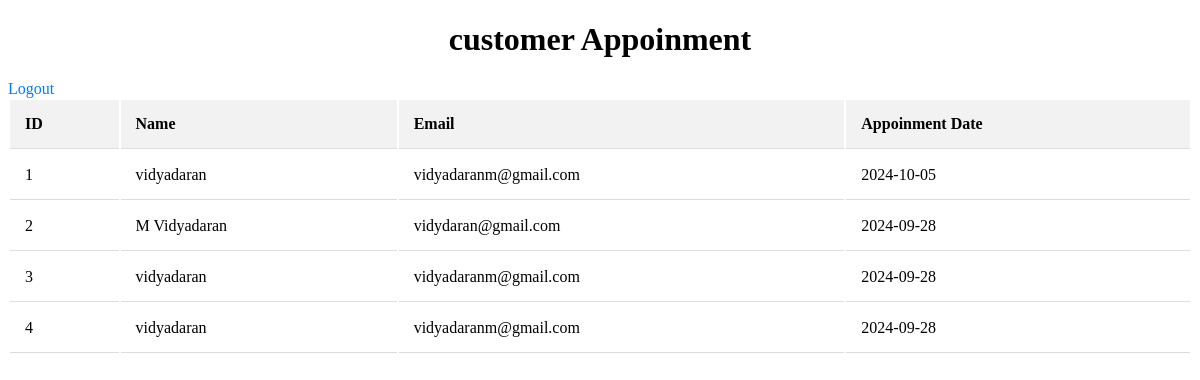
Page /result (signed in) on the committed database.
### tables this page shows
CREATE TABLE test (
                     id INTEGER PRIMARY KEY AUTOINCREMENT,
                     name TEXT NOT NULL,
                     mail TEXT NOT NULL,
                     date TEXT NOT NULL                   
                     );

### app.py (the view)
@app.route('/result')
def result():
    if not session.get('logged_in'):
        flash('You need to log in to access this Page.')
        return redirect(url_for('login'))
    conn = sqlite3.connect('appointment.db')
    cursor = conn.cursor()
    cursor.execute('SELECT * FROM test')
    data = cursor.fetchall()
    conn.close()
    return render_template('result.html', data=data)

### templates/result.html (shortened to what this page needs)
<!DOCTYPE html>
<html lang="en">
<head>
</head>
<body>
    <div class="container">
        <h1>customer Appoinment</h1>
        <a href="/logout" class="btn btn-danger mb-3">Logout</a>
        <table class="table table-striped">
            <thead>
                <tr>
                    <th>ID</th>
                    <th>Name</th>
                    <th>Email</th>
                    <th>Appoinment Date</th>
                </tr>
            </thead>
            <tbody>
                {% for row in data %}
                <tr>
                    <td>{{ row[0] }}</td>
                    <td>{{ row[1] }}</td>
                    <td>{{ row[2] }}</td>
                    <td>{{ row[3] }}</td>
                </tr>
                {% endfor %}
            </tbody>
        </table>
    </div>
</body>
</html>

### templates/result.html (style rules this page uses)
table { width: 100%; }
th, td { padding: 15px; text-align: left; border-bottom: 1px solid #ddd; }
th { background-color: #f2f2f2; }
a { color: #007bff; text-decoration: none; }
.container { margin-top: 20px; }
h1 { text-align: center; }
a.btn-danger { margin-top: 10px; }

### rows in the picture
test: id "1", name "vidyadaran", mail "vidyadaranm@gmail.com", date "2024-10-05"
test: id "2", name "M Vidyadaran", mail "vidydaran@gmail.com", date "2024-09-28"
test: id "3", name "vidyadaran", mail "vidyadaranm@gmail.com", date "2024-09-28"
test: id "4", name "vidyadaran", mail "vidyadaranm@gmail.com", date "2024-09-28"
